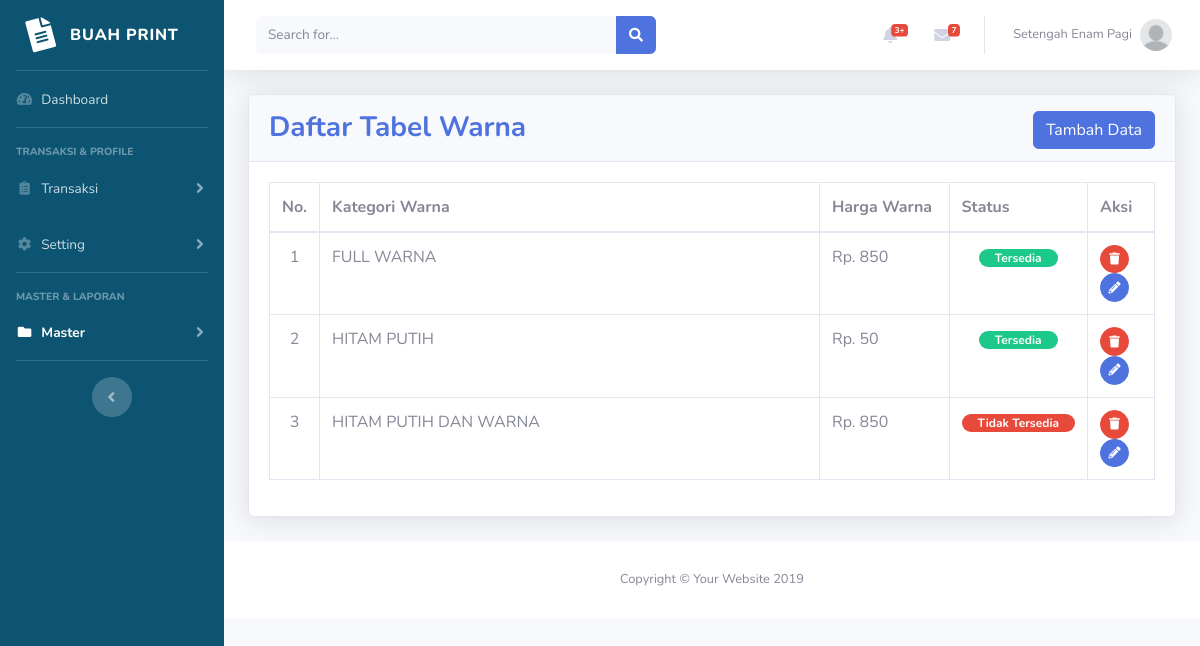
Screenshot of /admin/master_warna.php (signed in) with the database file from the repository.
### tables this page shows
CREATE TABLE `mitra` (
  `ID_MITRA` char(10) NOT NULL,
  `NAMA_MITRA` varchar(40) NOT NULL,
  `EMAIL_MITRA` varchar(100) NOT NULL,
  `NO_HP_MITRA` varchar(13) NOT NULL,
  `TELEPHONE_MITRA` varchar(13) NOT NULL,
  `ALAMAT_MITRA` text NOT NULL,
  `FOTO_PROFILE` varchar(200) NOT NULL,
  `COVER` varchar(200) NOT NULL,
  `STATUS_MITRA` int(11) NOT NULL,
  `SALDO_MITRA` int(11) NOT NULL,
  `LOCATION_MITRA` text,
  `USERNAME_MITRA` varchar(50) NOT NULL,
  `PASSWORD_MITRA` varchar(32) NOT NULL
);

CREATE TABLE `warna` (
  `ID_WARNA` varchar(10) NOT NULL,
  `KAT_WARNA` varchar(40) NOT NULL,
  `HARGA_WARNA` int(11) NOT NULL,
  `STATUS_WARNA` int(11) NOT NULL
);

### admin/master_warna.php (the view, shortened to what this page needs)
<?php
    include 'includes/config.php';
    include 'includes/header.php';
    $result = mysqli_query($con, "SELECT * FROM warna");
?>
<div class="container-fluid">
<div class="card shadow mb-4">
    <div class="card-header py-2">
    <h3 class="mt-2 font-weight-bold float-left text-primary">Daftar Tabel Warna</h3>
    <button class="mt-2 btn btn-primary float-right ml-auto" data-toggle="modal" data-target="#tambah_warna">Tambah Data</button>
  </div>
  <div class="card-body">
    <div class="table-responsive">
      <table class="table table-bordered" id="dataTable" width="100%" cellspacing="0">
        <thead>
        <tr>
            <th>No.</th>
            <th>Kategori Warna</th>
            <th>Harga Warna</th>
            <th>Status</th>
            <th>Aksi</th>
          </tr>
        </thead>
        <tbody>
          <?php $i = 0;
            while($data_warna = mysqli_fetch_assoc($result)){
            $id_warna = $data_warna['ID_WARNA'];
            $kat_warna = $data_warna['KAT_WARNA'];
            $harga_warna = $data_warna['HARGA_WARNA'];
            $status_warna = $data_warna['STATUS_WARNA'];
            $i+=1;
          ?>
          <tr>
            <td class="text-center" style="width:50px"><?=$i?></td>
            <td style="width:500px;"><?=$kat_warna?></td>
            <td class="text-justify">Rp. <?=$harga_warna?></td>
            <td class="text-center" style="width:100px;"><?php if($status_warna==1){
              echo '<span class="badge badge-pill badge-success px-3">Tersedia</span>';
            }else{
              echo '<span class="badge badge-pill badge-danger px-3">Tidak Tersedia</span>';
            }?></td>
            <td style="width:67px;">
              <div class="block ml-auto">
                <a href="query/master_warna_query.php?action=delete&id_warna=<?=$id_warna?>" class="btn btn-danger btn-circle btn-sm" onclick="return confirm('Apakah anda yakin ingin menghapus data?');">
                  <i class="fas fa-trash"></i>
                </a>
                <a href="master_warna_ubah.php?id_warna=<?=$id_warna?>" class="btn btn-primary btn-circle btn-sm">
                  <i class="fas fa-pencil-alt"></i>
                </a>
              </div>
            </td>
          </tr>
          <?php } ?>
        </tbody>
        </table>
      </div>
    </div>
  </div>
</div>
<?php
  require 'includes/footer.php';
?>

### admin/includes/header.php (shortened to what this page needs)
<?php
if (isset($_SESSION['admin_login'])) {
  $username = $_SESSION['username'];
  $data = mysqli_query($con, "SELECT * FROM mitra WHERE USERNAME_MITRA = '$username'");
  $data_admin = mysqli_fetch_assoc($data);
  $nama_admin = $data_admin['NAMA_MITRA'];
  $profil_admin = $data_admin['FOTO_PROFILE'];
}
?>
<!DOCTYPE html>
<html lang="en">
<head>
  <link href="vendor/fontawesome-free/css/all.min.css" rel="stylesheet" type="text/css">
  <link href="css/sb-admin-2.min.css" rel="stylesheet">
  <link rel="stylesheet" href="css/sb-admin-2.css">
  <link href="vendor/datatables/dataTables.bootstrap4.min.css" rel="stylesheet">
</head>
<body id="page-top">
  <div id="wrapper">
    <?php
    require 'sidebar.php';
    ?>
    <div id="content-wrapper" class="d-flex flex-column">
      <div id="content">
        <nav class="navbar navbar-expand navbar-light bg-white topbar mb-4 static-top shadow">
          <?php
          if (isset($_SESSION['admin_login'])) {
            ?>
            <form class="d-none d-sm-inline-block form-inline mr-auto ml-md-3 my-2 my-md-0 mw-100 navbar-search">
              <div class="input-group">
                <input type="text" class="form-control bg-light border-0 small" placeholder="Search for..." aria-label="Search" aria-describedby="basic-addon2">
                <div class="input-group-append">
                  <button class="btn btn-primary" type="button">
                    <i class="fas fa-search fa-sm"></i>
                  </button>
                </div>
              </div>
            </form>
            <ul class="navbar-nav ml-auto">
              <li class="nav-item dropdown no-arrow mx-1">
                <a class="nav-link dropdown-toggle" href="#" id="alertsDropdown" role="button" data-toggle="dropdown" aria-haspopup="true" aria-expanded="false">
                  <i class="fas fa-bell fa-fw"></i>
                  <span class="badge badge-danger badge-counter">3+</span>
                </a>
              </li>
              <li class="nav-item dropdown no-arrow mx-1">
                <a class="nav-link dropdown-toggle" href="#" id="messagesDropdown" role="button" data-toggle="dropdown" aria-haspopup="true" aria-expanded="false">
                  <i class="fas fa-envelope fa-fw"></i>
                  <span class="badge badge-danger badge-counter">7</span>
                </a>
              </li>
              <li class="nav-item dropdown no-arrow">
                <a class="nav-link dropdown-toggle" href="#" id="userDropdown" role="button" data-toggle="dropdown" aria-haspopup="true" aria-expanded="false">
                  <span class="mr-2 d-none d-lg-inline text-gray-600 small"><?= $nama_admin ?></span>
                  <img class="img-profile rounded-circle" src="img/profil/<?= $profil_admin ?>">
                </a>
              </li>
              <?php } ?>
              </ul>
        </nav>

### rows the page displays
mitra: NAMA_MITRA "Setengah Enam Pagi", FOTO_PROFILE (picture)
warna: KAT_WARNA "FULL WARNA", HARGA_WARNA "850", STATUS_WARNA "Tersedia"
warna: KAT_WARNA "HITAM PUTIH", HARGA_WARNA "50", STATUS_WARNA "Tersedia"
warna: KAT_WARNA "HITAM PUTIH DAN WARNA", HARGA_WARNA "850", STATUS_WARNA "Tidak Tersedia"
